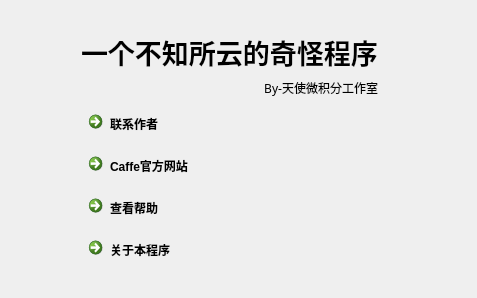
<?xml version="1.0" encoding="UTF-8"?>
<ui version="4.0">
 <class>HomePage</class>
 <widget class="QWidget" name="HomePage">
  <property name="geometry">
   <rect>
    <x>0</x>
    <y>0</y>
    <width>477</width>
    <height>298</height>
   </rect>
  </property>
  <property name="windowTitle">
   <string>开始</string>
  </property>
  <layout class="QGridLayout" name="gridLayout">
   <item row="1" column="4">
    <spacer name="horizontalSpacer_3">
     <property name="orientation">
      <enum>Qt::Horizontal</enum>
     </property>
     <property name="sizeHint" stdset="0">
      <size>
       <width>40</width>
       <height>20</height>
      </size>
     </property>
    </spacer>
   </item>
   <item row="5" column="0">
    <spacer name="horizontalSpacer_2">
     <property name="orientation">
      <enum>Qt::Horizontal</enum>
     </property>
     <property name="sizeHint" stdset="0">
      <size>
       <width>40</width>
       <height>20</height>
      </size>
     </property>
    </spacer>
   </item>
   <item row="1" column="0">
    <spacer name="horizontalSpacer">
     <property name="orientation">
      <enum>Qt::Horizontal</enum>
     </property>
     <property name="sizeHint" stdset="0">
      <size>
       <width>40</width>
       <height>20</height>
      </size>
     </property>
    </spacer>
   </item>
   <item row="3" column="3">
    <spacer name="horizontalSpacer_5">
     <property name="orientation">
      <enum>Qt::Horizontal</enum>
     </property>
     <property name="sizeHint" stdset="0">
      <size>
       <width>40</width>
       <height>20</height>
      </size>
     </property>
    </spacer>
   </item>
   <item row="4" column="3">
    <spacer name="horizontalSpacer_6">
     <property name="orientation">
      <enum>Qt::Horizontal</enum>
     </property>
     <property name="sizeHint" stdset="0">
      <size>
       <width>40</width>
       <height>20</height>
      </size>
     </property>
    </spacer>
   </item>
   <item row="5" column="3">
    <spacer name="horizontalSpacer_7">
     <property name="orientation">
      <enum>Qt::Horizontal</enum>
     </property>
     <property name="sizeHint" stdset="0">
      <size>
       <width>40</width>
       <height>20</height>
      </size>
     </property>
    </spacer>
   </item>
   <item row="6" column="3">
    <spacer name="horizontalSpacer_8">
     <property name="orientation">
      <enum>Qt::Horizontal</enum>
     </property>
     <property name="sizeHint" stdset="0">
      <size>
       <width>40</width>
       <height>20</height>
      </size>
     </property>
    </spacer>
   </item>
   <item row="7" column="1">
    <spacer name="verticalSpacer">
     <property name="orientation">
      <enum>Qt::Vertical</enum>
     </property>
     <property name="sizeHint" stdset="0">
      <size>
       <width>20</width>
       <height>40</height>
      </size>
     </property>
    </spacer>
   </item>
   <item row="7" column="2">
    <spacer name="verticalSpacer_2">
     <property name="orientation">
      <enum>Qt::Vertical</enum>
     </property>
     <property name="sizeHint" stdset="0">
      <size>
       <width>20</width>
       <height>40</height>
      </size>
     </property>
    </spacer>
   </item>
   <item row="2" column="3">
    <spacer name="horizontalSpacer_4">
     <property name="orientation">
      <enum>Qt::Horizontal</enum>
     </property>
     <property name="sizeHint" stdset="0">
      <size>
       <width>40</width>
       <height>20</height>
      </size>
     </property>
    </spacer>
   </item>
   <item row="5" column="2">
    <widget class="QCommandLinkButton" name="commandLinkButton_3">
     <property name="text">
      <string>查看帮助</string>
     </property>
    </widget>
   </item>
   <item row="4" column="1" rowspan="3">
    <widget class="QLabel" name="label_3">
     <property name="text">
      <string/>
     </property>
     <property name="pixmap">
      <pixmap resource="fusionstudio.qrc">:/FusionStudio/Resources/Angel_Smiley_128px_1177055_easyicon.net.png</pixmap>
     </property>
    </widget>
   </item>
   <item row="1" column="1" rowspan="3">
    <widget class="QLabel" name="label">
     <property name="text">
      <string/>
     </property>
     <property name="pixmap">
      <pixmap resource="fusionstudio.qrc">:/FusionStudio/Resources/Dropbox_FUSION_128px_1060231_easyicon.net.ico</pixmap>
     </property>
    </widget>
   </item>
   <item row="6" column="2">
    <widget class="QCommandLinkButton" name="commandLinkButton_4">
     <property name="text">
      <string>关于本程序</string>
     </property>
    </widget>
   </item>
   <item row="2" column="2">
    <widget class="QLabel" name="label_2">
     <property name="font">
      <font>
       <family>微软雅黑</family>
       <pointsize>9</pointsize>
      </font>
     </property>
     <property name="layoutDirection">
      <enum>Qt::LeftToRight</enum>
     </property>
     <property name="autoFillBackground">
      <bool>false</bool>
     </property>
     <property name="text">
      <string>By-天使微积分工作室</string>
     </property>
     <property name="alignment">
      <set>Qt::AlignRight|Qt::AlignTrailing|Qt::AlignVCenter</set>
     </property>
    </widget>
   </item>
   <item row="3" column="2">
    <widget class="QCommandLinkButton" name="commandLinkButton">
     <property name="text">
      <string>联系作者</string>
     </property>
    </widget>
   </item>
   <item row="1" column="2">
    <widget class="QLabel" name="label_4">
     <property name="font">
      <font>
       <family>幼圆</family>
       <pointsize>20</pointsize>
       <weight>75</weight>
       <bold>true</bold>
      </font>
     </property>
     <property name="text">
      <string>一个不知所云的奇怪程序</string>
     </property>
     <property name="textFormat">
      <enum>Qt::AutoText</enum>
     </property>
    </widget>
   </item>
   <item row="4" column="2">
    <widget class="QCommandLinkButton" name="commandLinkButton_2">
     <property name="text">
      <string>Caffe官方网站</string>
     </property>
    </widget>
   </item>
   <item row="0" column="1">
    <spacer name="verticalSpacer_3">
     <property name="orientation">
      <enum>Qt::Vertical</enum>
     </property>
     <property name="sizeHint" stdset="0">
      <size>
       <width>20</width>
       <height>40</height>
      </size>
     </property>
    </spacer>
   </item>
   <item row="0" column="2">
    <spacer name="verticalSpacer_4">
     <property name="orientation">
      <enum>Qt::Vertical</enum>
     </property>
     <property name="sizeHint" stdset="0">
      <size>
       <width>20</width>
       <height>40</height>
      </size>
     </property>
    </spacer>
   </item>
  </layout>
 </widget>
 <layoutdefault spacing="6" margin="11"/>
 <resources>
  <include location="fusionstudio.qrc"/>
 </resources>
 <connections>
  <connection>
   <sender>commandLinkButton</sender>
   <signal>clicked()</signal>
   <receiver>HomePage</receiver>
   <slot>LinkToAuthor()</slot>
   <hints>
    <hint type="sourcelabel">
     <x>248</x>
     <y>122</y>
    </hint>
    <hint type="destinationlabel">
     <x>467</x>
     <y>123</y>
    </hint>
   </hints>
  </connection>
  <connection>
   <sender>commandLinkButton_2</sender>
   <signal>clicked()</signal>
   <receiver>HomePage</receiver>
   <slot>LinkToCaffe()</slot>
   <hints>
    <hint type="sourcelabel">
     <x>259</x>
     <y>173</y>
    </hint>
    <hint type="destinationlabel">
     <x>468</x>
     <y>171</y>
    </hint>
   </hints>
  </connection>
  <connection>
   <sender>commandLinkButton_3</sender>
   <signal>clicked()</signal>
   <receiver>HomePage</receiver>
   <slot>HelpViewer()</slot>
   <hints>
    <hint type="sourcelabel">
     <x>382</x>
     <y>209</y>
    </hint>
    <hint type="destinationlabel">
     <x>469</x>
     <y>217</y>
    </hint>
   </hints>
  </connection>
  <connection>
   <sender>commandLinkButton_4</sender>
   <signal>clicked()</signal>
   <receiver>HomePage</receiver>
   <slot>About()</slot>
   <hints>
    <hint type="sourcelabel">
     <x>301</x>
     <y>262</y>
    </hint>
    <hint type="destinationlabel">
     <x>466</x>
     <y>267</y>
    </hint>
   </hints>
  </connection>
 </connections>
 <slots>
  <slot>LinkToAuthor()</slot>
  <slot>LinkToCaffe()</slot>
  <slot>HelpViewer()</slot>
  <slot>About()</slot>
 </slots>
</ui>
